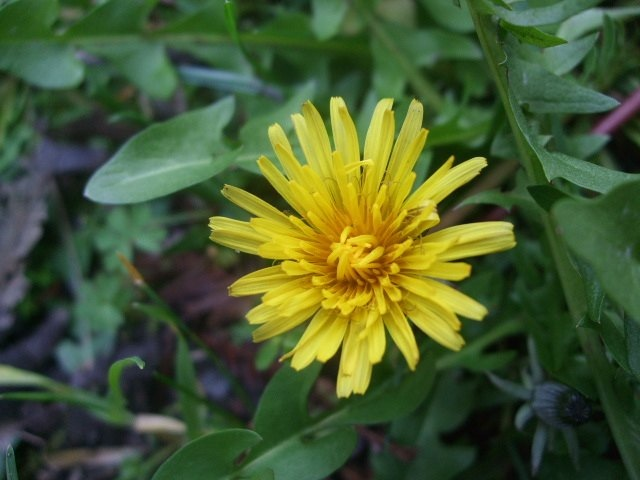
#> input picture google-python-exercises/copyspecial/zz__something__.jpg, 640 x 480 px
$ python -i plotting.py   (imports and definitions only)   (older library calls are emulated)
#> lines starting #> are read from the running program, lines starting #| are printed output that depends on the picture
#> `picture = cv2.imread('../google-python-exercises/copyspecial/zz__somet..`:
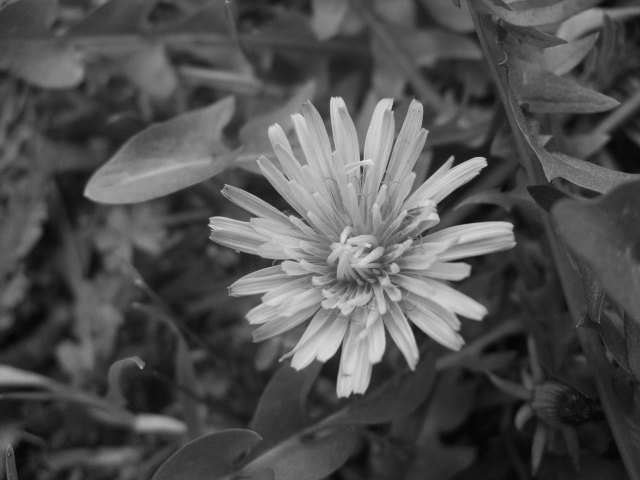
#> picture: shape (480, 640); min 4, max 240, mean 80.3
############################
# @file plotting.py
# @author Douglas Applegate
# @date 10/12/07
#
# Provides convienient wrappers around common plotting tasks
#  using numpy and pylab
############################

__cvs_id__ = "$Id: plotting.py,v 1.1 2008-01-17 19:12:38 dapple Exp $"

############################

import matplotlib.pylab as pylab
import numpy

############################

def doFormating(**formating):
    if 'title' in formating:
        pylab.title(formating['title'])
    if 'xlabel' in formating:
        pylab.xlabel(formating['xlabel'])
    if 'ylabel' in formating:
        pylab.ylabel(formating['ylabel'])

############################

def histogram(a, bins=10, range=None, log = False, normed = False,
              filename = None,
              **formating):

    hist, bins = numpy.histogram(a, bins, range, normed)

    width = bins[1] - bins[0]

    pylab.bar(bins[:-1], hist[:-1], width=width, log=log)
    doFormating(**formating)
    pylab.show()
    if filename is not None:
        pylab.savefig(filename)
        pylab.clf()

#############################

def stackedHistogram(data, bins=10, range=None, log = False, normed = False,
                     filename = None, labels = None,
                     **formating):

#> called with bins = 10, log = False, normed = False
    histograms = []
    d1 = data[0]
#> d1 = 640 values, max 149 at index 511, min 12 at index 612, mean 75.52
    curHist, bins = numpy.histogram(d1, bins = bins, range = range, normed = normed)
#> curHist = [22, 42, 72, 56, 151, 167, 91, 19, 12, 8]; bins = [12, 25.7, 39.4, 53.1, 66.8, 80.5, 94.2, 107.9, 121.6, 135.3, 149]
    histograms.append(curHist)

    for d in data[1:]:
        curHist, bins = numpy.histogram(d, bins = bins, normed = normed)
        histograms.append(curHist)
#> this loop made 479 passes
#> curHist on passes 1 to 3: [19, 44, 64, 69, 148, 172, 87, 24, 5, 7], [12, 38, 83, 74, 155, 146, 90, 32, 3, 4], [12, 31, 93, 84, 149, 140, 87, 41, 0, 0]
#> after the loop, histograms = 480 items

    width = bins[1] - bins[0]
#> width = 13.7

    colors = 'b r k g c m y w'.split()
    nRepeats = len(data) / len(colors)
#> nRepeats = 60
    for i in xrange(nRepeats):
        colors = colors.extend(colors)
#> this loop made 0 passes
#> after the loop, colors = ['b', 'r', 'k', 'g', 'c', 'm', 'y', 'w']

    for histo, color in zip(histograms, colors):

        pylab.bar(bins[:-1], histo[:-1], width = width, log=log,
                  edgecolor = color, facecolor = None)


    doFormating(**formating)
    pylab.show()
    if filename is not None:
        pylab.savefig(filename)
        pylab.clf()


#############################

def histogram2d(x, y, bins=10, range=None, normed=False, weights=None,
                log = False,
                filename = None,
                **formating):

    hist, x, y = numpy.histogram2d(x, y, bins, range, normed, weights)

    if log is True:
        hist = numpy.log(hist)

    X, Y = pylab.meshgrid(x,y)
    pylab.pcolor(X, Y,hist.transpose())
    pylab.colorbar()
    doFormating(**formating)
    pylab.show()
    if filename is not None:
        pylab.savefig(filename)
        pylab.clf()

>>> import cv2
>>> picture = cv2.imread('../google-python-exercises/copyspecial/zz__something__.jpg', cv2.IMREAD_GRAYSCALE)
#> (the run stopped early here; a loop or call above may not have finished)
